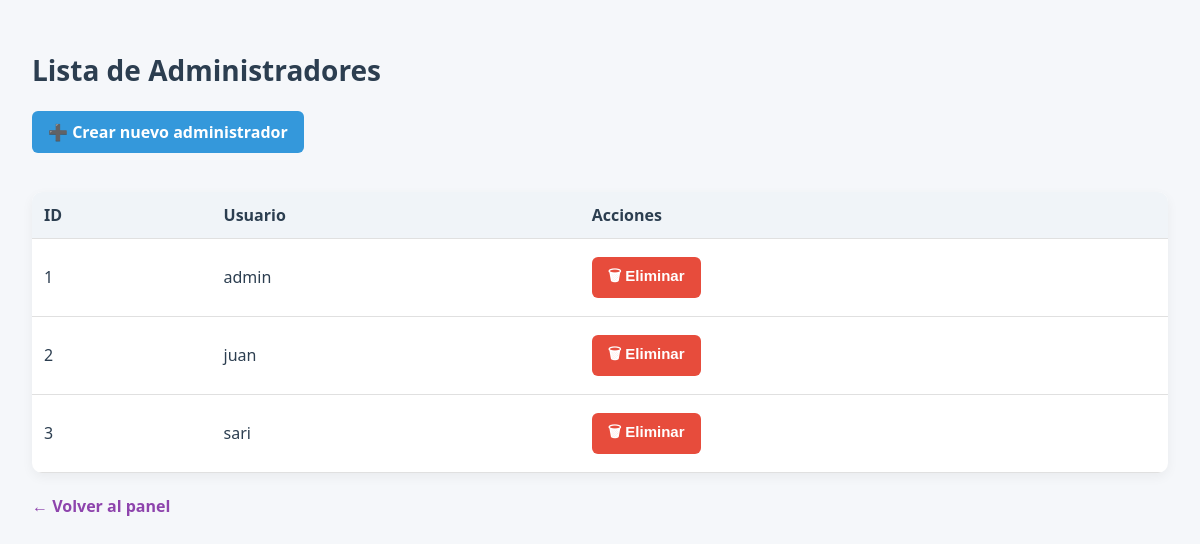
Page /admin/usuarios (signed in) on the earlier database version.
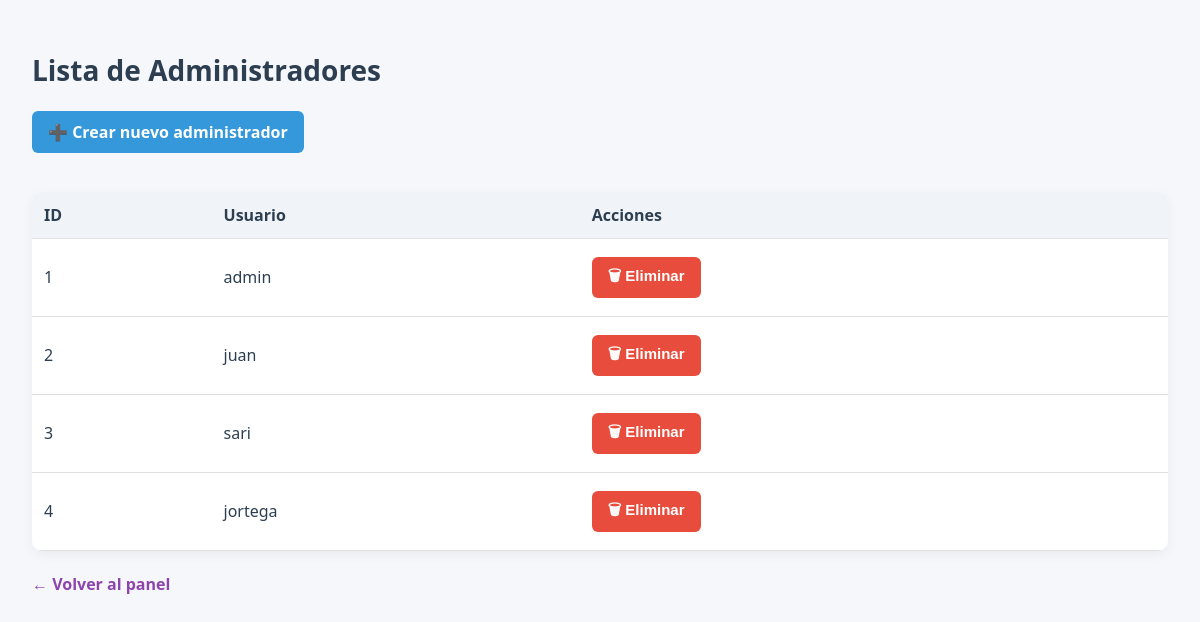
Same page on the later database version.
### app/models.py (models this page shows, shortened)
class Admin(db.Model):
    id = db.Column(db.Integer, primary_key=True)
    usuario = db.Column(db.String(50), unique=True, nullable=False)
    password_hash = db.Column(db.String(128), nullable=False)

### app/routes.py (the view)
@app.route('/admin/usuarios')
def lista_administradores():
    if 'admin_id' not in session:
        return redirect(url_for('login'))
    administradores = Admin.query.all()
    return render_template('lista_administradores.html', administradores=administradores)

### app/__init__.py (called while the page is built)
@app.before_request
def mantener_sesion_activa():
    session.permanent = True

### app/templates/lista_administradores.html (shortened to what this page needs)
<!DOCTYPE html>
<html lang="es">
<head>
    <link rel="stylesheet" href="{{ url_for('static', filename='css/admin.css') }}">
</head>
<body>
    <h1>Lista de Administradores</h1>
    <p>
        <a href="{{ url_for('crear_admin') }}" class="btn btn-primary">➕ Crear nuevo administrador</a>
    </p>
    <table>
        <thead>
            <tr>
                <th>ID</th>
                <th>Usuario</th>
                <th>Acciones</th>
            </tr>
        </thead>
        <tbody>
            {% for admin in administradores %}
            <tr>
                <td>{{ admin.id }}</td>
                <td>{{ admin.usuario }}</td>
                <td>
                    <form action="{{ url_for('eliminar_administrador', admin_id=admin.id) }}" method="POST" style="display:inline;">
                        <button type="submit" class="btn btn-danger" onclick="return confirm('¿Seguro que deseas eliminar este administrador?');">
                            🗑 Eliminar
                        </button>
                    </form>
                </td>
            </tr>
            {% endfor %}
        </tbody>
    </table>
    <p><a href="{{ url_for('panel_admin') }}">← Volver al panel</a></p>
</body>
</html>

Differences in the rows shown:
added Admin: id "4", usuario "jortega"
